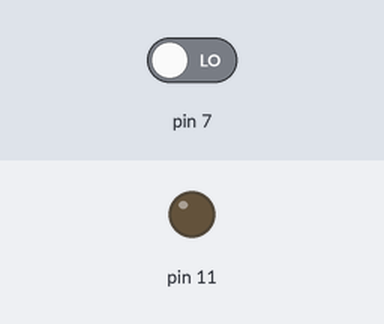
The sketch below on a simulated Arduino Uno, built with avr-gcc and run on an emulated ATmega328P. Shown: output pins drawn as LEDs (lit = HIGH). Inputs (shaded band) come from the test bench; at power-on: pin 7 LOW.

Above: at 1.2 s.
1.3 s: pin 7 driven HIGH
At 1.7 s:
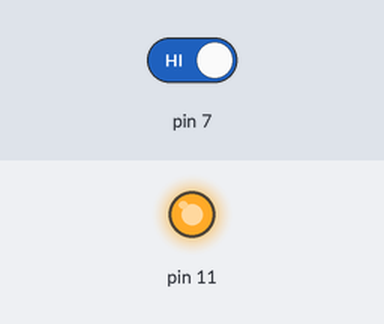
2.8 s: pin 7 driven LOW
At 4.0 s:
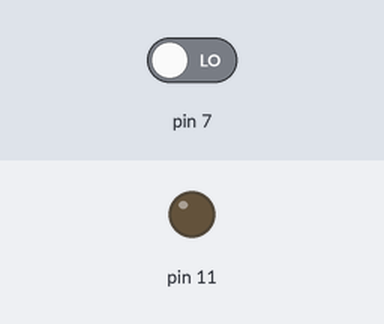
Timing chart, 0 to 5.8 s (numbered marks = the images above; inputs shaded):
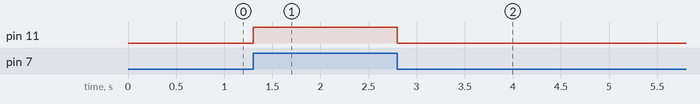

The sketch:

Arduino_Maker_03-4.ino
```cpp
void setup() {
  // put your setup code here, to run once:
  pinMode(11,OUTPUT);
  pinMode(7,INPUT);
}

void loop() {
  // put your main code here, to run repeatedly:
  int value=digitalRead(7);
  if (value ==HIGH)
  {
    digitalWrite(11,HIGH);
  }
  else
  {
    digitalWrite(11,LOW);
  }
}
```

Measured:
- after the input at 1.3 s, pin 11: LOW → HIGH at once
- after the input at 2.8 s, pin 11: HIGH → LOW at once
